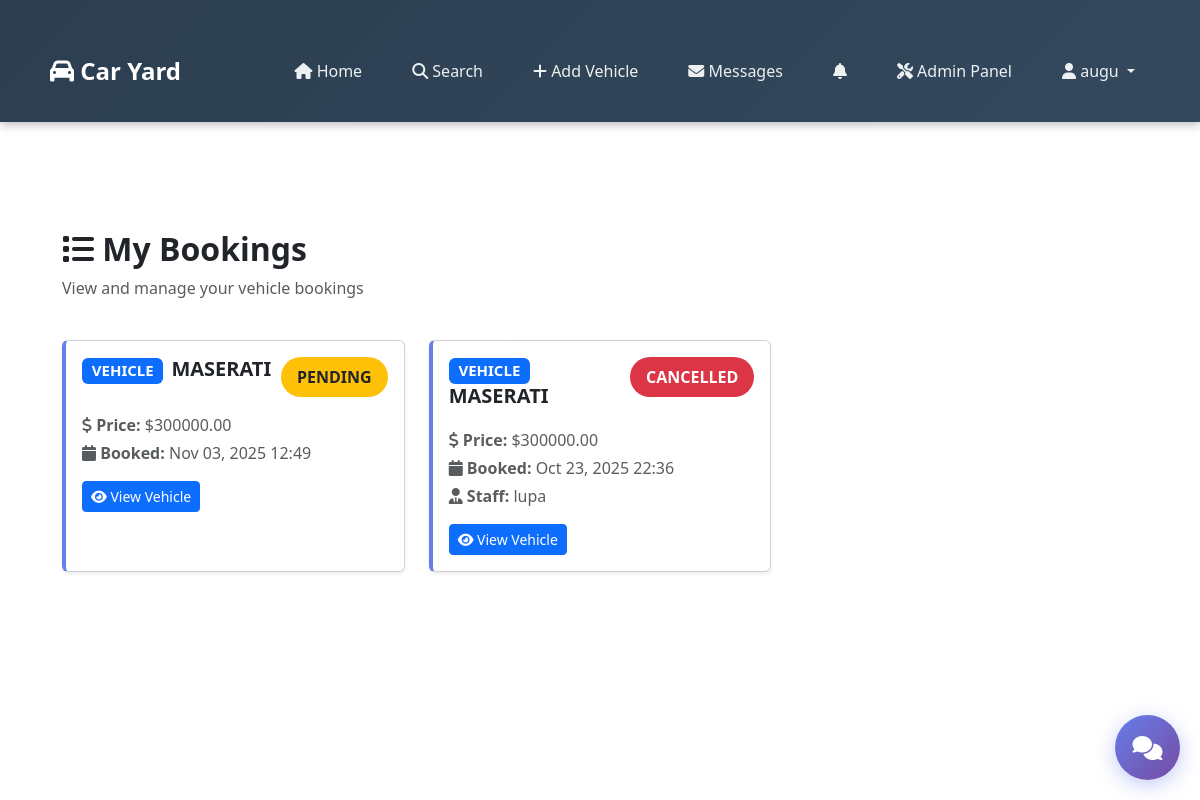
Before: /my-bookings/ (signed in) with the older database file.
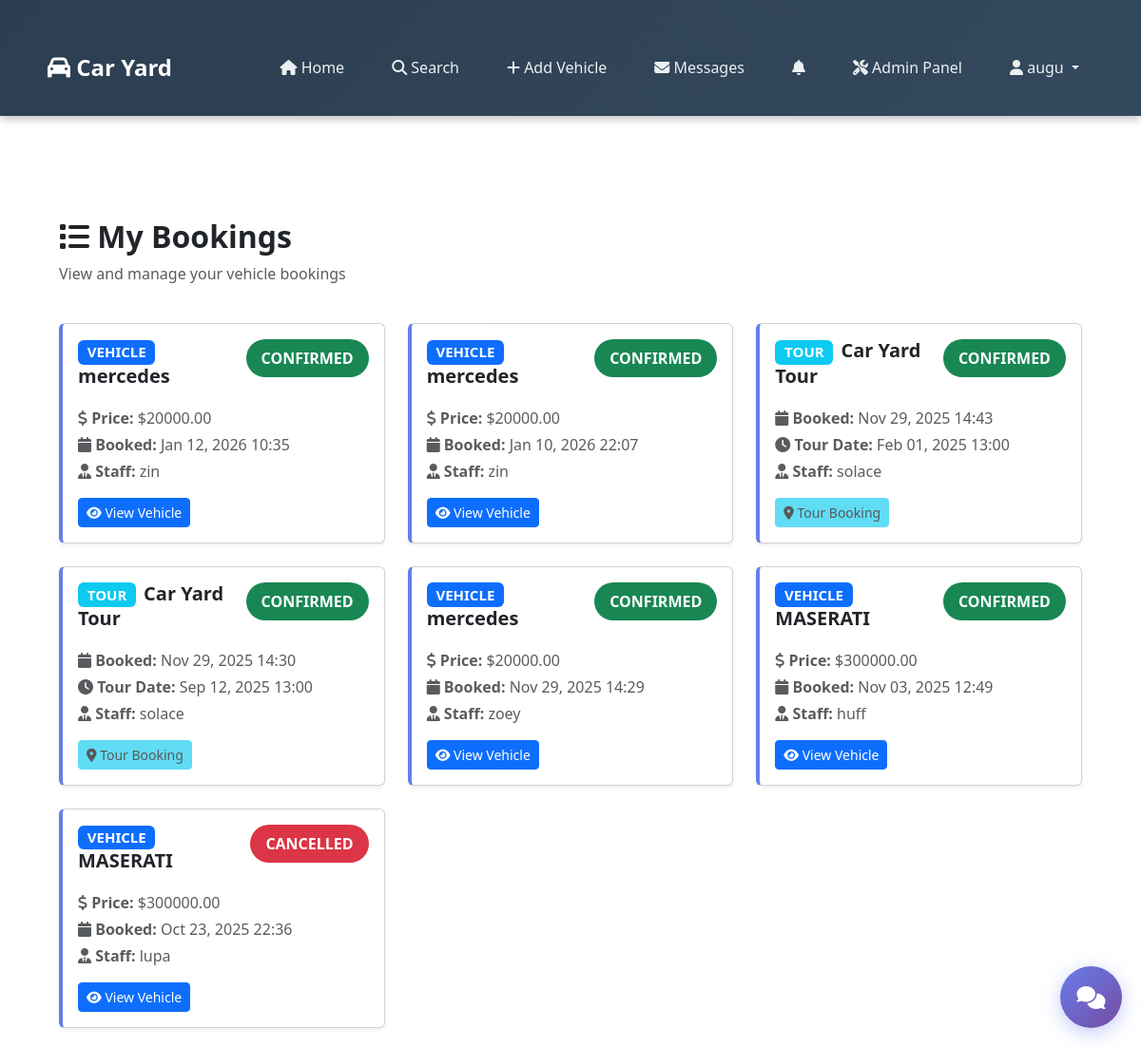
After: the same page with the newer database file.
### caryard/models.py (models this page shows, shortened)
class Booking(models.Model):
    STATUS_CHOICES = (
        ('PENDING', 'Pending'),
        ('CONFIRMED', 'Confirmed'),
        ('CANCELLED', 'Cancelled'),
    )
    BOOKING_TYPE_CHOICES = (
        ('VEHICLE', 'Vehicle Purchase'),
        ('TOUR', 'Car Yard Tour'),
    )
    booking_type = models.CharField(max_length=10, choices=BOOKING_TYPE_CHOICES, default='VEHICLE')
    vehicle = models.ForeignKey(Vehicle, on_delete=models.CASCADE, null=True, blank=True)
    buyer = models.ForeignKey(Buyer, on_delete=models.CASCADE)
    date = models.DateTimeField(default=timezone.now)
    staff = models.ForeignKey(Staff, on_delete=models.SET_NULL, null=True, blank=True)
    status = models.CharField(max_length=10, choices=STATUS_CHOICES, default='PENDING')
    tour_date = models.DateTimeField(null=True, blank=True, help_text="Preferred date for car yard tour")
    notes = models.TextField(blank=True, help_text="Additional notes for the booking")

class Vehicle(models.Model):
    seller = models.ForeignKey(Seller, on_delete=models.CASCADE, related_name="vehicles")
    title = models.CharField(max_length=200, null =True)
    description = models.TextField()
    price = models.DecimalField(max_digits=10, decimal_places=2, null = True)
    image = models.ImageField(upload_to="vehicles/")
    created = models.DateTimeField(default=timezone.now)

class Staff(models.Model):
    user = models.OneToOneField(User, on_delete=models.CASCADE)
    position = models.CharField(max_length=100, blank=True, null=True, default='staff')
    phone = models.CharField(max_length=20, blank=True, null=True)
    assigned_since = models.DateTimeField(default=timezone.now)

### caryard/views.py (the view)
# urls.py: path("my-bookings/", views.my_bookings, name="my_bookings"),
@login_required
def my_bookings(request):
    try:
        buyer = Buyer.objects.get(user=request.user)
        bookings = Booking.objects.filter(buyer=buyer).select_related('vehicle', 'staff').order_by('-date')
    except Buyer.DoesNotExist:
        bookings = []
    return render(request, 'my_bookings.html', {
        'bookings': bookings
    })

### caryard/templates/my_bookings.html (shortened to what this page needs)
{% extends "base.html" %} {% load static %} {% block content %}
<div class="container-fluid">
    <div class="row mb-4">
        <div class="col-12">
            <h2 class="fw-bold">
                <i class="fa fa-list"></i> My Bookings
            </h2>
            <p class="text-muted">View and manage your vehicle bookings</p>
        </div>
    </div>
    {% if bookings %}
    <div class="row g-4">
        {% for booking in bookings %}
        <div class="col-md-6 col-lg-4">
            <div class="card booking-card shadow-sm h-100">
                <div class="card-body">
                    <div class="d-flex justify-content-between align-items-start mb-3">
                        <div>
                            <h5 class="card-title fw-bold mb-1">
                                {% if booking.booking_type == 'TOUR' %}
                                    <span class="badge bg-info text-white me-2">TOUR</span>Car Yard Tour
                                {% else %}
                                    <span class="badge bg-primary me-2">VEHICLE</span>{{ booking.vehicle.title|default:"N/A" }}
                                {% endif %}
                            </h5>
                        </div>
                        <span class="status-badge
                            {% if booking.status == 'CONFIRMED' %}bg-success text-white
                            {% elif booking.status == 'PENDING' %}bg-warning text-dark
                            {% else %}bg-danger text-white{% endif %}">
                            {{ booking.status }}
                        </span>
                    </div>
                    <div class="mb-3">
                        {% if booking.booking_type == 'VEHICLE' and booking.vehicle %}
                        <p class="text-muted mb-1">
                            <i class="fa fa-dollar-sign"></i> <strong>Price:</strong> ${{ booking.vehicle.price|floatformat:2 }}
                        </p>
                        {% endif %}
                        <p class="text-muted mb-1">
                            <i class="fa fa-calendar"></i> <strong>Booked:</strong> {{ booking.date|date:"M d, Y H:i" }}
                        </p>
                        {% if booking.booking_type == 'TOUR' and booking.tour_date %}
                        <p class="text-muted mb-1">
                            <i class="fa fa-clock"></i> <strong>Tour Date:</strong> {{ booking.tour_date|date:"M d, Y H:i" }}
                        </p>
                        {% endif %}
                        {% if booking.staff %}
                        <p class="text-muted mb-0">
                            <i class="fa fa-user-tie"></i> <strong>Staff:</strong> {{ booking.staff.user.username }}
                        </p>
                        {% endif %}
                    </div>
                    {% if booking.vehicle %}
                    <a href="{% url 'vehicle_detail' booking.vehicle.pk %}" class="btn btn-primary btn-sm">
                        <i class="fa fa-eye"></i> View Vehicle
                    </a>
                    {% else %}
                    <span class="btn btn-info btn-sm disabled">
                        <i class="fa fa-map-marker-alt"></i> Tour Booking
                    </span>
                    {% endif %}
                </div>
            </div>
        </div>
        {% endfor %}
    </div>
    {% endif %}
</div>
{% endblock %}

### caryard/templates/base.html (shortened to what this page needs)
{% load static %}
<!DOCTYPE html>
<html lang="en">
<head>
    <link href="https://cdn.jsdelivr.net/npm/bootstrap@5.3.2/dist/css/bootstrap.min.css" rel="stylesheet">
    <link href="https://cdnjs.cloudflare.com/ajax/libs/font-awesome/6.5.0/css/all.min.css" rel="stylesheet">
    <link href="{% static 'carousel.css' %}" rel="stylesheet">
</head>
<body class="car-yard-app">
    <nav class="navbar navbar-expand-lg navbar-dark bg-dark">
        <div class="container">
            <a class="navbar-brand" href="{% url 'home' %}">
                <i class="fa fa-car"></i> Car Yard
            </a>
            <div class="collapse navbar-collapse" id="navbarNav">
                <ul class="navbar-nav ms-auto">
                    <li class="nav-item"><a class="nav-link" href="{% url 'home' %}"><i class="fa fa-home"></i> Home</a></li>
                    <li class="nav-item"><a class="nav-link" href="{% url 'search' %}"><i class="fa fa-search"></i> Search</a></li>
                    <li class="nav-item"><a class="nav-link" href="{% url 'add_vehicle' %}"><i class="fa fa-plus"></i> Add Vehicle</a></li>
                    {% if user.is_authenticated %}
                    <li class="nav-item"><a class="nav-link" href="{% url 'inbox' %}"><i class="fa fa-envelope"></i> Messages</a></li>
                    <li class="nav-item">
                        <a class="nav-link position-relative" href="{% url 'notifications' %}">
                            <i class="fa fa-bell"></i>
                        </a>
                    </li>
                     {% if user.is_superuser %}
                    <li class="nav-item">
                        <a class="nav-link" href="/admin/">
                            <i class="fa fa-tools"></i> Admin Panel
                        </a>
                    </li>
                    {% endif %}
                    <li class="nav-item dropdown">
                        <a class="nav-link dropdown-toggle" href="#" id="navbarDropdown" role="button" data-bs-toggle="dropdown" aria-expanded="false">
                            <i class="fa fa-user"></i> {{ user.username }}
                        </a>
                    </li>
                    {% endif %}
                </ul>
            </div>
        </div>
    </nav>
    <div class="container mt-4 app-alerts">
    </div>
    <div class="container mt-4 app-content">
        {% block content %}{% endblock %}
    </div>
    <button id="openChat" class="chat-toggle-btn">
        <i class="fa fa-comments"></i>
    </button>
</body>
</html>

### static/carousel.css (style rules this page uses)
.container { position: relative; z-index: 10; background: transparent; border-radius: 10px; margin-top: 20px; padding: 20px; }

### caryard/templates/my_bookings.html (style rules this page uses)
.booking-card { transition: all 0.3s ease; border-left: 4px solid #667eea; }
.status-badge { padding: 8px 16px; border-radius: 20px; font-weight: 600; }

### caryard/templates/base.html (style rules this page uses)
.chat-toggle-btn { position: fixed; bottom: 20px; right: 20px; width: 65px; height: 65px; background: linear-gradient(135deg, #667eea 0%, #764ba2 100%); border: none; border-radius: 50%; color: white; font-size: 1.5rem; cursor: pointer; z-index: 9998; box-shadow: 0 5px 20px rgba(102, 126, 234, 0.4); transition: all 0.3s; display: flex; align-items: center; justify-content: center; }

Changed rows visible on the page:
added Booking: vehicle "mercedes", status "CONFIRMED", vehicle.price "20000.00", date "Jan 12, 2026 10:35", staff.user.username "zin", shows "View Vehicle"
added Booking: vehicle "mercedes", status "CONFIRMED", vehicle.price "20000.00", date "Jan 10, 2026 22:07", staff.user.username "zin", shows "View Vehicle"
added Booking: booking_type "TOUR", status "CONFIRMED", date "Nov 29, 2025 14:43", tour_date "Feb 01, 2025 13:00", staff.user.username "solace", shows "Tour Booking"
added Booking: booking_type "TOUR", status "CONFIRMED", date "Nov 29, 2025 14:30", tour_date "Sep 12, 2025 13:00", staff.user.username "solace", shows "Tour Booking"
added Booking: vehicle "mercedes", status "CONFIRMED", vehicle.price "20000.00", date "Nov 29, 2025 14:29", staff.user.username "zoey", shows "View Vehicle"
changed Booking: status "PENDING" → "CONFIRMED"; staff_id empty → 6 (drawn); staff.user.username (not shown) → "huff"
